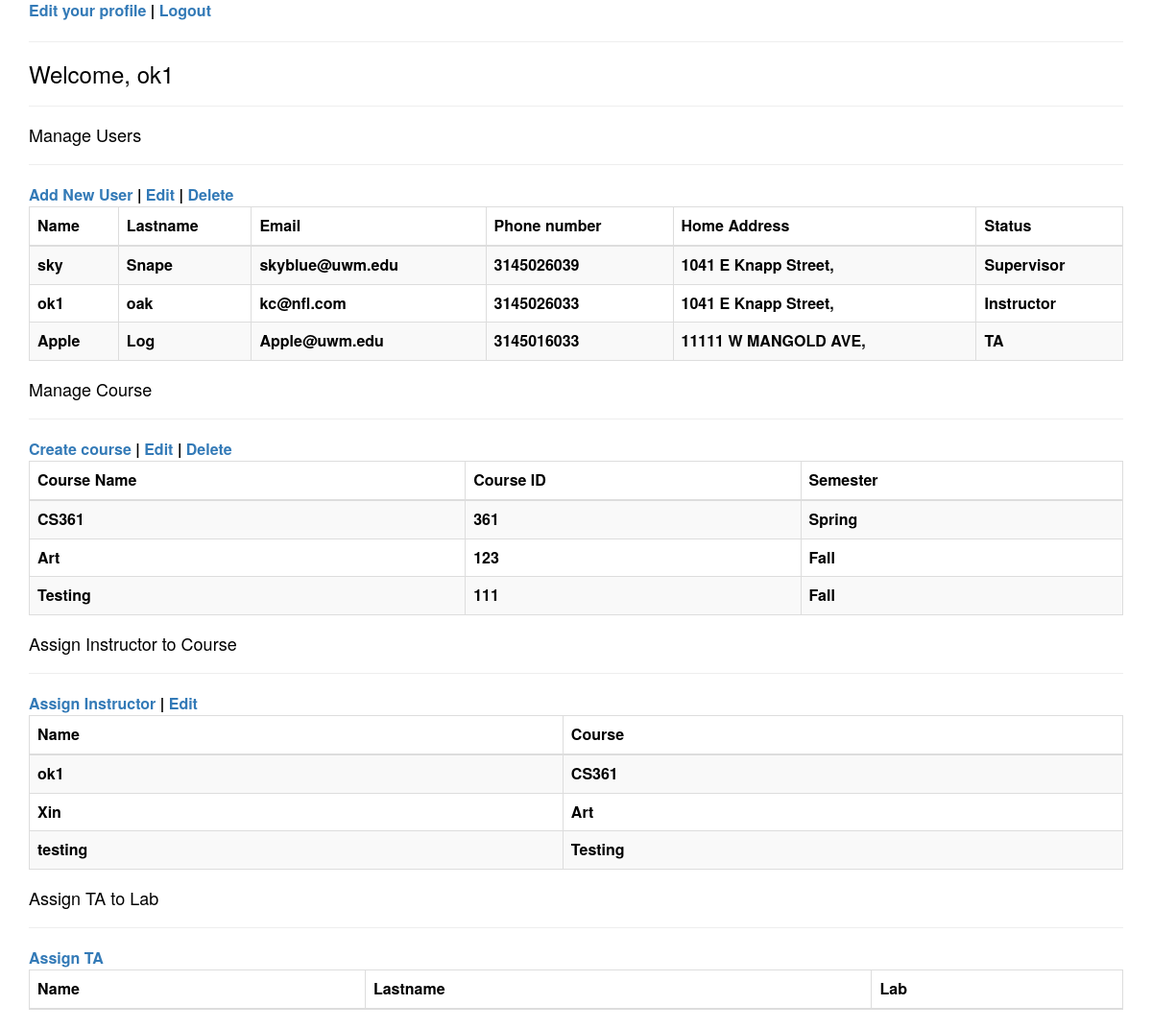
Page /supervisor/ (signed in) on the committed database.
### TA_Scheduler/models.py (models this page shows)
class Account(models.Model):
    name = models.CharField(max_length=20, null=True)
    lastname = models.CharField(max_length=20, null=True)
    email = models.EmailField(max_length=254, null=True)
    phone_number = models.IntegerField(null=True)
    home_address = models.CharField(max_length=100, null=True)
    password = models.CharField(max_length=20, default="123")
    status = models.CharField(max_length=20, null=True)

class Course(models.Model):
    name = models.CharField(max_length=30)
    cId = models.IntegerField(null=True)
    semester = models.CharField(max_length=20, null=True)
    instructor_name = models.CharField(max_length=20, null=True)

### TA_Scheduler/views.py (the view)
# urls.py: path('supervisor/', AdminView.as_view(), name='supervisor'),
class AdminView(View):
    def get(self, request):
        return render(request, 'AdminP.html', {"accounts": Account.objects.all(),
                                               "courses": Course.objects.all(),
                                               "name": request.session.get("username")})

### templates/AdminP.html (shortened to what this page needs)
<!DOCTYPE html>
<html>
<head>
	<link rel="stylesheet" href="https://maxcdn.bootstrapcdn.com/bootstrap/3.3.5/css/bootstrap.min.css">
</head>
<body>
<div class="container">
	<a href=" ">Edit your profile</a> | <a href="/">Logout</a>
	<hr>
	<h3>Welcome, {{name}} </h3>
	<hr>
    <h4>Manage Users</h4>
	<hr>
	<a href="/newAccount">Add New User</a> | <a href="">Edit</a> | <a href="/delete_account">Delete</a>
	<table class="table class table-bordered table-striped table-hovered">
		<thead>
			<tr>
				<th>Name</th>
                <th>Lastname</th>
				<th>Email</th>
				<th>Phone number</th>
				<th>Home Address</th>
				<th>Status</th>
			</tr>
		</thead>
        <tbody>
            {%for user in accounts %}
            <tr>
				    <td>{{user.name}}</td>
				    <td>{{user.lastname }}</td>
				    <td>{{user.email}}</td>
				    <td>{{user.phone_number}}</td>
                    <td>{{user.home_address}}</td>
                    <td>{{user.status}}</td>
            </tr>
            {%endfor%}
        </tbody>
	</table>
    <h4>Manage Course</h4>
	<hr>
	<a href="/courses">Create course</a> | <a href="">Edit</a> | <a href="/delete_course">Delete</a>
	<table class="table class table-bordered table-striped table-hovered">
		<thead>
			<tr>
				<th>Course Name</th>
                <th>Course ID</th>
				<th>Semester</th>
			</tr>
		</thead>
		<tbody>
		{% for course in courses %}
			<tr>
                <td>{{course.name}}</td>
                <td>{{course.cId}}</td>
                <td>{{course.semester}}</td>
			</tr>
			{%endfor%}
		</tbody>
	</table>
    <h4>Assign Instructor to Course</h4>
	<hr>
	<a href="/assign_instructor_to_course">Assign Instructor</a> | <a href="">Edit</a>
	<table class="table class table-bordered table-striped table-hovered">
		<thead>
			<tr>
				<th>Name</th>
				<th>Course</th>
			</tr>
		</thead>
		<tbody>
		{% for course in courses %}
			<tr>
				<td>{{course.instructor_name}}</td>
				<td>{{course.name}}</td>
			</tr>
        {%endfor%}
		</tbody>
	</table>
    <h4>Assign TA to Lab</h4>
	<hr>
	<a href="/assign_ta_to_lab">Assign TA</a>
	<table class="table class table-bordered table-striped table-hovered">
		<thead>
			<tr>
				<th>Name</th>
                <th>Lastname</th>
				<th>Lab</th>
			</tr>
		</thead>
	</table>
</div>
</body>
</html>

### templates/AdminP.html (style rules this page uses)
body { color:black; font-size:16px; font-weight:bold; background-image: url("http://www.estidia.eu/wp-content/uploads/2018/04/Savin-NY-Website-Background-Web.jpg"); }

### rows in the picture
Account: name "sky", lastname "Snape", email "skyblue@uwm.edu", phone_number "3145026039", home_address "1041 E Knapp Street,", status "Supervisor"
Account: name "ok1", lastname "oak", email "kc@nfl.com", phone_number "3145026033", home_address "1041 E Knapp Street,", status "Instructor"
Account: name "Apple", lastname "Log", email "Apple@uwm.edu", phone_number "3145016033", home_address "11111 W MANGOLD AVE,", status "TA"
Course: name "CS361", cId "361", semester "Spring", instructor_name "ok1"
Course: name "Art", cId "123", semester "Fall", instructor_name "Xin"
Course: name "Testing", cId "111", semester "Fall", instructor_name "testing"

### other values in the picture
{{ name }} "ok1"
